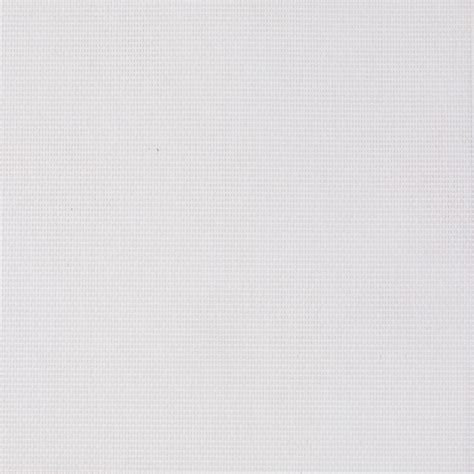
//> input picture TI/tp03/input/bright.jpeg, 474 x 474 px
$ ./tp3_exo1 ../input/bright.jpeg   (built with g++ and OpenCV 4)
//> lines starting //> are read from the running program, lines starting //| are printed output that depends on the picture; after the words box and inside, x2 and y2 are one past the last pixel; in counts of white or black regions, pixels touching at a corner belong together
#include <opencv2/core/core.hpp>
#include <opencv2/imgproc/imgproc.hpp>
#include <opencv2/highgui/highgui.hpp>

#include <iostream>


///////////////////////////////////////////////////////////////////////////////
cv::Mat computeHistogramGS(const cv::Mat &image)
{
  // create and initialize and 1d array of integers
  cv::Mat histogram(256,1,CV_32S,cv::Scalar(0));

  // compute the histogram
  for(int i=0; i<image.rows; ++i)
    for(int j=0; j<image.cols; ++j)
      histogram.at<int>(image.at<unsigned char>(i,j))++;

  return histogram;
}

//////////////////////////////////////////////////////////////////////////////////////////////////
cv::Mat histogramToImageGS(const cv::Mat &histogram)
{
  // create an image
  const unsigned int histoHeight = 100;
  cv::Mat histogramImage(histoHeight,256,CV_8U,cv::Scalar(0));

  // find the max value of the histogram
  double minValue,maxValue;
  cv::minMaxLoc(histogram, &minValue, &maxValue);

  // write the histogram lines
  for(int j=0; j<256; ++j)
    cv::line(histogramImage, cv::Point(j,histoHeight), cv::Point(j,histoHeight-(histoHeight*histogram.at<int>(j))/maxValue), cv::Scalar(255), 1);

  return histogramImage;
}

//////////////////////////////////////////////////////////////////////////////////////////////////
int main(int argc, char ** argv)
{
  // check arguments
  if(argc != 2){
    std::cout << "usage: " << argv[0] << " image" << std::endl;
    return -1;
  }

  // load the input image
  std::cout << "load image ..." << std::endl;
  cv::Mat image = cv::imread(argv[1]);
//> image is the input picture: 474 rows x 474 cols, CV_8UC3; mean B, G, R 225.1, 223, 225.1
  if(image.empty()){
    std::cout << "error loading " << argv[1] << std::endl;
    return -1;
  }
  std::cout << "image size : " << image.cols << " x " << image.rows << std::endl;
//| image size : 474 x 474

  // display an image
  std::cout << "appuyer sur une touche ..." << std::endl;
  cv::imshow("image", image);
  cv::waitKey();

  // convert the image to grayscale
  // cvtColor(image,image,CV_BGR2GRAY);
  cvtColor(image,image,cv::COLOR_BGR2GRAY);
//> image: 474 rows x 474 cols, CV_8UC1


  // display an image
  std::cout << "appuyer sur une touche ..." << std::endl;
  cv::imshow("image", image);
  cv::imshow("histogramme", histogramToImageGS(computeHistogramGS(image)));
//> after the loop in computeHistogramGS, `for(int i=0; i<image.rows; ++i)`: histogram = 256 values, max 17572 at index 224, min 0 at index 0, mean 877.6
//> in histogramToImageGS, `cv::minMaxLoc(histogram, &minValue, &maxValue);`: minValue = 0; maxValue = 17572
//> after the loop in histogramToImageGS, `for(int j=0; j<256; ++j)`:
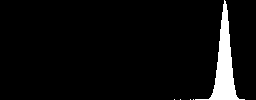
//> histogramImage: 100 rows x 256 cols, CV_8UC1; 5.1% white; 5 white regions (4 under 20 px), largest, box (x1, y1, x2, y2) and area: (195, 0, 245, 100) 1310
  cv::waitKey();

  // save images
  cv::imwrite("output/imageGS.jpg",image);
  cv::imwrite("output/histogram.jpg",histogramToImageGS(computeHistogramGS(image)));


  return 1;
}
